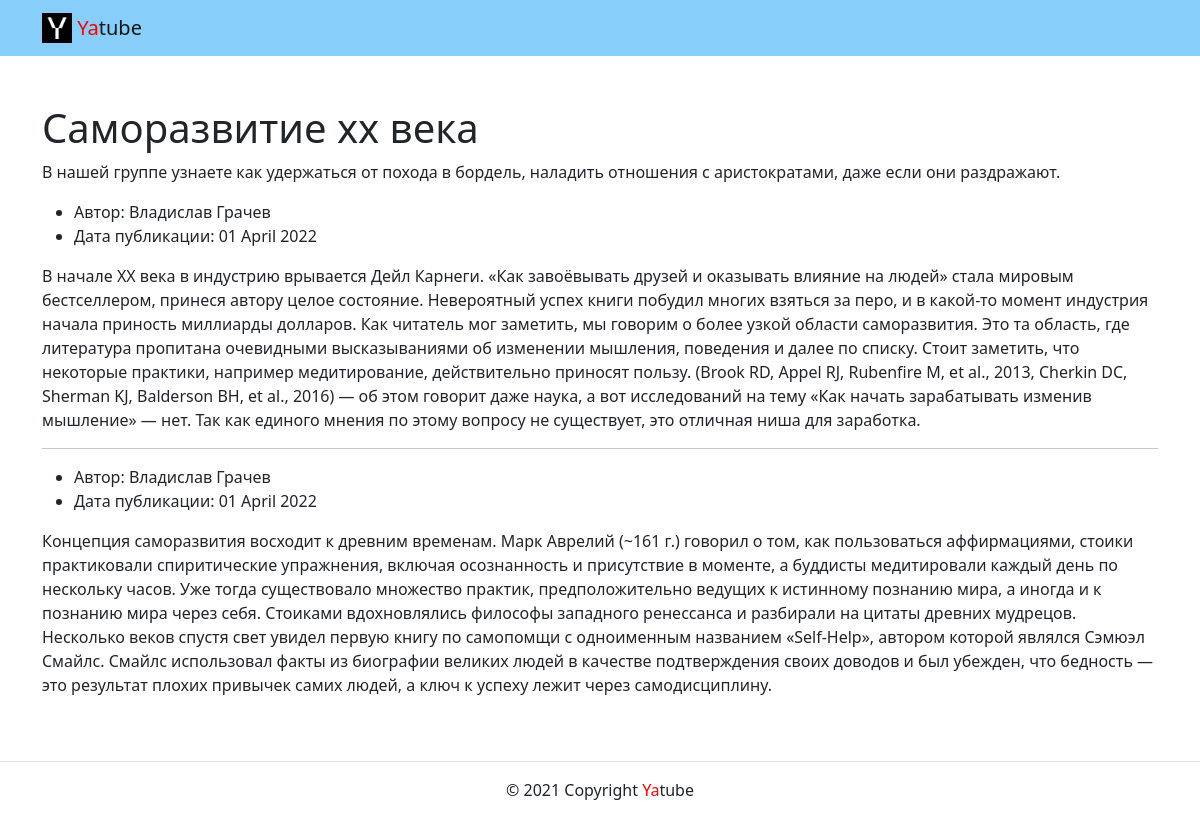
/group/samorazvitie/, run on the app's committed database.
### posts/models.py (models this page shows)
class Group(models.Model):
    title = models.TextField()
    slug = models.SlugField()
    description = models.TextField()
    def __str__(self):
        return self.title

class Post(models.Model):
    text = models.TextField()
    pub_date = models.DateTimeField(auto_now_add=True)
    author = models.ForeignKey(
        User,
        on_delete=models.CASCADE,
        related_name='posts'
    )
    group = models.ForeignKey(
        Group,
        blank=True,
        null=True,
        on_delete=models.CASCADE,
    )

### posts/views.py (the view)
# urls.py: path('group/<slug>/', views.group_posts, name='group'),
def group_posts(request, slug):
    group = get_object_or_404(Group, slug=slug)
    posts = Post.objects.filter(group=group).order_by('-pub_date')[:10]
    template = 'posts/group_list.html'
    context = {
        'group': group,
        'posts': posts
    }
    return render(request, template, context)

### templates/posts/group_list.html (shortened to what this page needs)
{% extends 'base.html' %}
{% block content %}
      <div class="container py-5">
        <h1>{{ group }}</h1>
        <p>{{ group.description }}</p>
        {% for post in posts %}
          <article>
            <ul>
              <li>
                Автор: {{ post.author.get_full_name }}
              </li>
              <li>
                Дата публикации: {{ post.pub_date|date:"d E Y"}}
              </li>
            </ul>
            <p>{{ post.text }}</p>
          </article>
        {% if not forloop.last%}<hr>{% endif %}
        {% endfor %}
      </div>
{% endblock %}

### data on the page
Group: title "Саморазвитие xx века", description "В нашей группе узнаете как удержаться от похода в бордель, наладить отношения с аристократами, даже если они раздражают."
Post: author.get_full_name "Владислав Грачев", pub_date "01 April 2022", text "В начале XX века в индустрию врывается Дейл Карнеги. «Как завоёвывать друзей и оказывать влияние на людей» стала мировым бестселлером, принеся автору целое состояние. Невероятный успех книги побудил многих взяться за перо, и в какой-то момент индустрия начала приность миллиарды долларов. Как читатель мог заметить, мы говорим о более узкой области саморазвития. Это та область, где литература пропитана очевидными высказываниями об изменении мышления, поведения и далее по списку. Стоит заметить, что некоторые практики, например медитирование, действительно приносят пользу. (Brook RD, Appel RJ, Rubenfire M, et al., 2013, Cherkin DC, Sherman KJ, Balderson BH, et al., 2016) — об этом говорит даже…"
Post: author.get_full_name "Владислав Грачев", pub_date "01 April 2022", text "Концепция саморазвития восходит к древним временам. Марк Аврелий (~161 г.) говорил о том, как пользоваться аффирмациями, cтоики практиковали спиритические упражнения, включая осознанность и присутствие в моменте, а буддисты медитировали каждый день по нескольку часов. Уже тогда существовало множество практик, предположительно ведущих к истинному познанию мира, а иногда и к познанию мира через себя. Стоиками вдохновлялись философы западного ренессанса и разбирали на цитаты древних мудрецов. Несколько веков спустя свет увидел первую книгу по самопомщи с одноименным названием «Self-Help», автором которой являлся Сэмюэл Смайлс. Смайлс использовал факты из биографии великих людей в качестве…"
